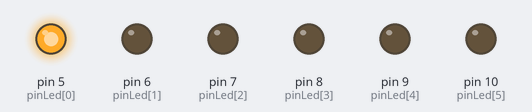
A sketch run on a simulated Arduino Uno, built with avr-gcc and run on an emulated ATmega328P. Parts: output pins drawn as LEDs (lit = HIGH).

Above: at 0.05 s.
At 0.55 s:
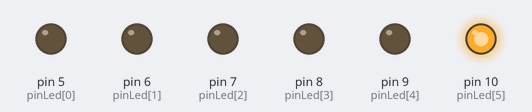
At 0.75 s:
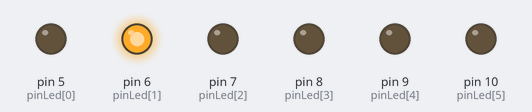
At 1.45 s:
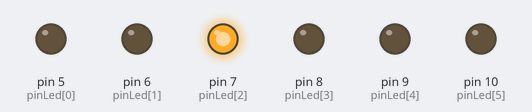
At 2.15 s:
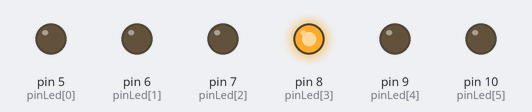
At 2.85 s:
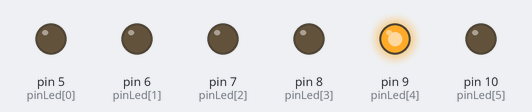
Timing chart, 0 to 3.1 s (numbered marks = the images above):
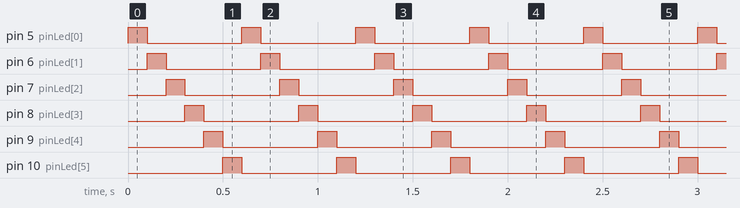

The sketch:

part_2.ino
```cpp
int pinLed[] = {5, 6, 7, 8, 9, 10};
/*
  pinLed[0] = 1
  pinLed[1] = 2
  ...etc...
*/
void setup() {

  //sets all LEDs to output using an array and for loop
  for (int i = 0; i < 6; i++) {
    pinMode(pinLed[i], OUTPUT);
  }

}

void loop() {
  //all LEDs off
  for (int i = 0; i < 6; i++) {

    for (int i = 0; i < 6; i++) {
      digitalWrite(pinLed[i], LOW);
    }

    digitalWrite(pinLed[i], HIGH);
    delay(100);

  }


}
```

Measured:
- by itself, pin 5 (pinLed[0]), pin 6 (pinLed[1]), pin 7 (pinLed[2]), pin 8 (pinLed[3]), pin 9 (pinLed[4]), pin 10 (pinLed[5]): alternates HIGH for 0.10 s and LOW for 0.50 s
- by itself, everything shown: repeats every 0.60 s, in 6 steps
